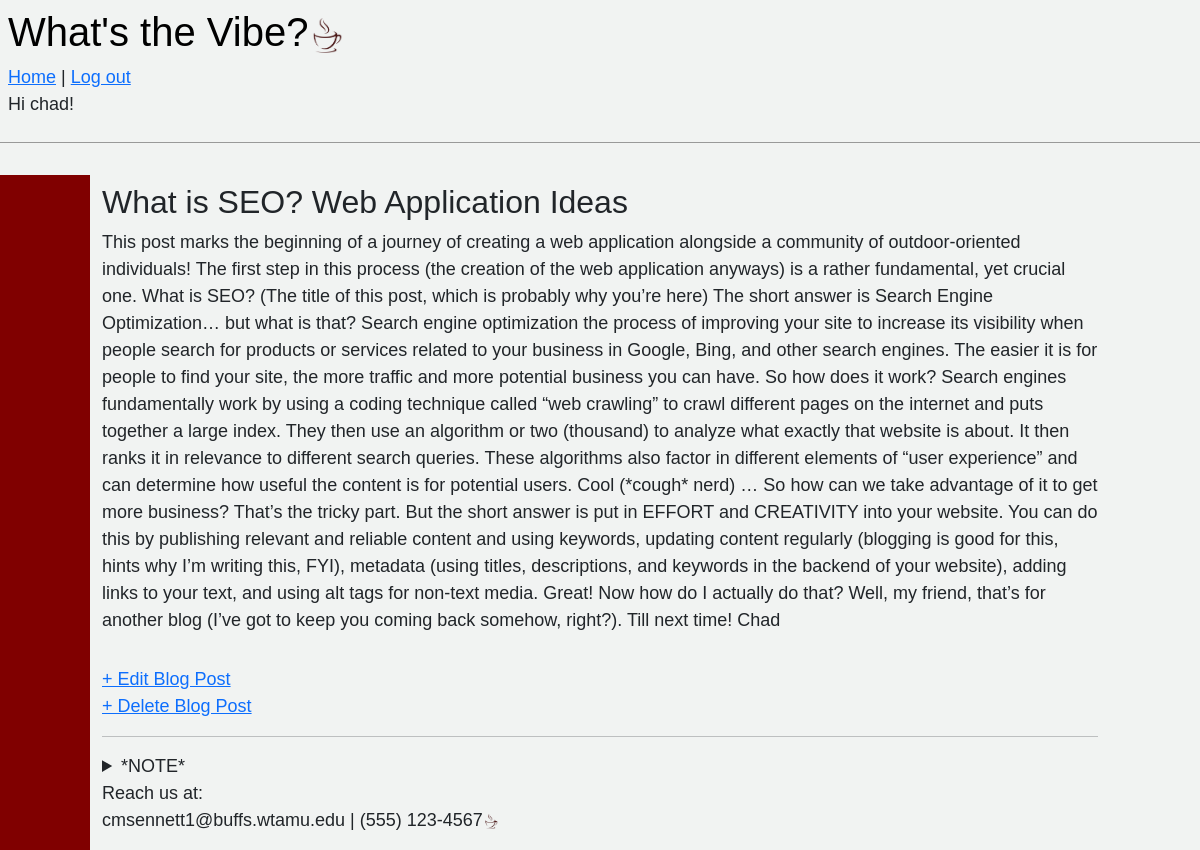
/post/6/ (signed in), run on the app's committed database.
### blog/models.py (models this page shows, shortened)
class Post(models.Model):
    title = models.CharField(max_length=200)
    author = models.ForeignKey(
        "auth.User",
        on_delete=models.CASCADE,
    )
    body = models.TextField()

### blog/views.py (the view)
# urls.py: path("post/<int:pk>/", BlogDetailView.as_view(), name="post_detail"),
class BlogDetailView(DetailView):
    model = Post
    template_name = "post_detail.html"

### templates/post_detail.html
{% extends "base.html" %}
{% block content %}
  <div class="post-entry">
    <h2>{{ post.title }}</h2>
    <p>{{ post.body }}</p>
  </div>
<a href="{% url 'post_edit' post.pk %}">+ Edit Blog Post</a><br/>
<a href="{% url 'post_delete' post.pk %}">+ Delete Blog Post</a>
{% endblock content %}

### templates/base.html (shortened to what this page needs)
{% load static %}
<html lang="en">
  <head>
    <link
        href="https://cdn.jsdelivr.net/npm/bootstrap@5.2.1/dist/css/bootstrap.min.css"
        rel="stylesheet"
>
    <link rel="stylesheet" href="{% static 'css/base.css' %}">
  </head>
  <body>
    <header class="p-md-2">
      <div class='nav-left'>
        <h1><a href="{% url 'home' %}">What's the Vibe?</a><img src="{% static 'media/CoffeeCup.jpg' %}" alt="Coffee Cup" alt="Coffee Cup" width="35" height="35" /></h1>
        <a href="{% url 'home' %}">Home</a> |
        {% if user.is_authenticated %}
          <a href="{% url 'logout' %}">Log out</a>
          <p>Hi {{ user.username }}!</p>
        {% else %}
          <a href="{% url 'login' %}">Log In</a> |
          <a href="{% url 'signup' %}">Sign Up</a>
          <p>You are not logged in.</p>
        {% endif %}
      </div>
    </header>
    <div class="row">
      <div class="col-md-1" style="background-color:maroon;"></div>
    <div class="col-md-10">
      {% block content %}
      {% endblock content %}
    <hr>
    <footer>
        <details>
          <summary>*NOTE*</summary>
        </details>
        <p>Reach us at:<br>
        cmsennett1@buffs.wtamu.edu | (555) 123-4567<img src="{% static 'media/CoffeeCup.jpg' %}" alt="Coffee Cup" alt="Coffee Cup" width="15" height="15" /></p>
  </footer>
</div>
  </body>
</html>

### static/css/base.css (style rules this page uses)
body { font-family: 'Source Sans Pro', sans-serif; font-size: 18px; background-color: #f1f3f2; }
header { border-bottom: 1px solid #999; margin-bottom: 2rem; display: flex; }
header h1 a { color: black; text-decoration: none; }
.nav-left { margin-right: auto; }
.post-entry { margin-bottom: 2rem; }
.post-entry h2 { margin: 0.5rem 0; }
.post-entry p { margin: 0; font-weight: 400; }

### data on the page
Post: title "What is SEO? Web Application Ideas", body "This post marks the beginning of a journey of creating a web application alongside a community of outdoor-oriented individuals! The first step in this process (the creation of the web application anyways) is a rather fundamental, yet crucial one. What is SEO? (The title of this post, which is probably why you’re here) The short answer is Search Engine Optimization… but what is that? Search engine optimization the process of improving your site to increase its visibility when people search for products or services related to your business in Google, Bing, and other search engines. The easier it is for people to find your site, the more traffic and more potential business you can have. So how…"

### other printed values
{{ user.username }} "chad"
